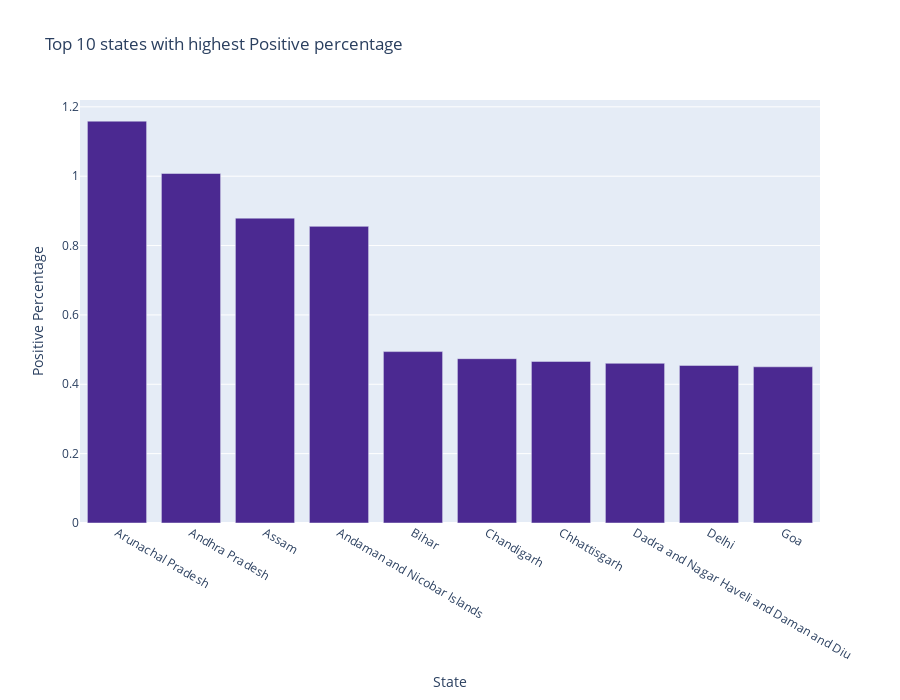

The cell this chart's notebook holds for it:
### Markdown cell above
### Top 10 states with highest Positive percentage

### Code cell
px.bar(x=covid_testing_state.nlargest(10,"Positive_percentage")["State"],
       y = covid_testing_state.nlargest(10,"Positive_percentage")["Positive_percentage"],
       labels={'y':'Positive Percentage','x':'State'},
       color_discrete_sequence=px.colors.sequential.Agsunset,
       title="Top 10 states with highest Positive percentage",
       height = 700)

### Figure 1 — Plotly figure (JSON) as saved in the notebook; plotly's stock layout.template omitted (floating-point values rounded to 4 significant figures)
{"data": [{"alignmentgroup": "True", "hovertemplate": "State=%{x}<br>Positive Percentage=%{y}<extra></extra>", "legendgroup": "", "marker": {"color": "rgb(75, 41, 145)", "pattern": {"shape": ""}}, "name": "", "offsetgroup": "", "orientation": "v", "showlegend": false, "textposition": "auto", "type": "bar", "x": ["Arunachal Pradesh", "Andhra Pradesh", "Assam", "Andaman and Nicobar Islands", "Bihar", "Chandigarh", "Chhattisgarh", "Dadra and Nagar Haveli and Daman and Diu", "Delhi", "Goa"], "xaxis": "x", "y": [1.159, 1.008, 0.8791, 0.8553, 0.4942, 0.4738, 0.466, 0.4604, 0.4544, 0.4504], "yaxis": "y"}], "layout": {"barmode": "relative", "height": 700, "legend": {"tracegroupgap": 0}, "title": {"text": "Top 10 states with highest Positive percentage"}, "xaxis": {"anchor": "y", "domain": [0, 1], "title": {"text": "State"}}, "yaxis": {"anchor": "x", "domain": [0, 1], "title": {"text": "Positive Percentage"}}}}
